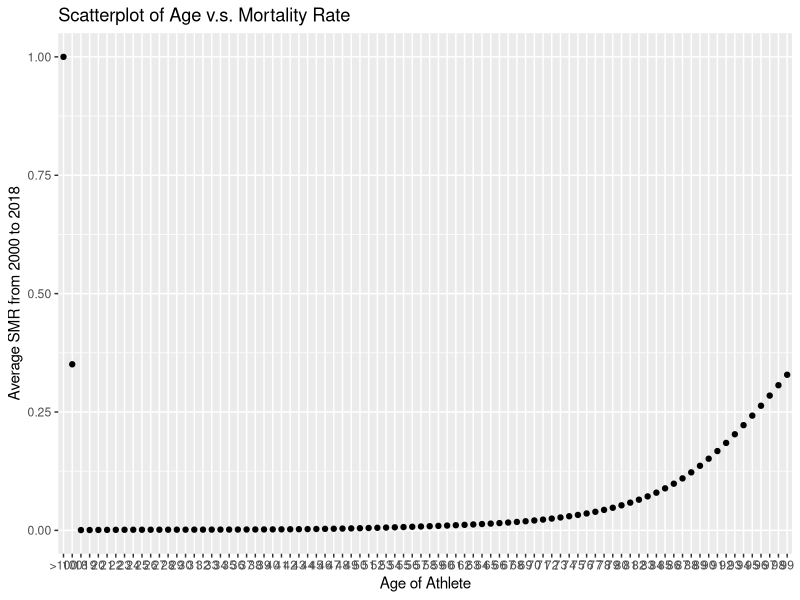
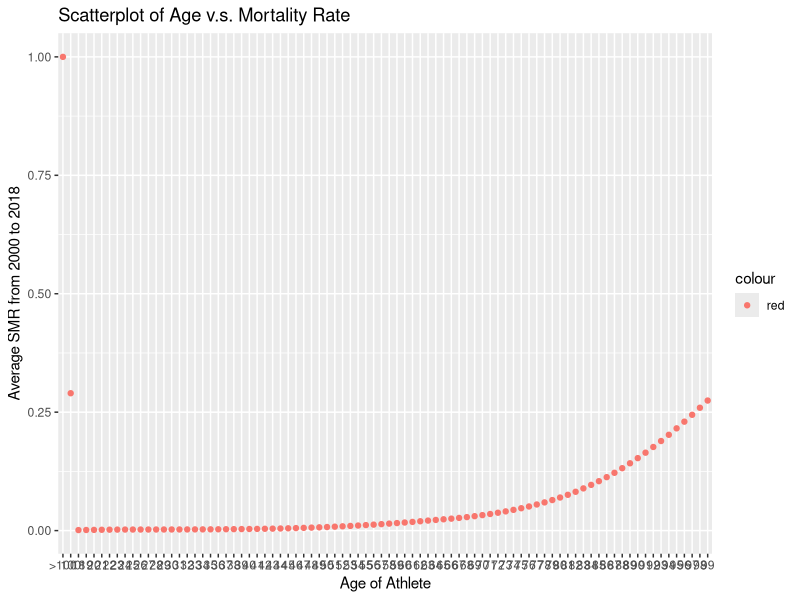

The R source for these figures, in order:
library("ggplot2")
library(openxlsx)
library(readxl)
library(tidyverse)
library(dplyr)

#White athlete graph
white_mortality <- read_excel("data/WHITEMortalityUSA2000to2018.xlsx")
View(white_mortality)
names(white_mortality)[1] <- "age"
ggplot(white_mortality, aes(x = age, y = Averages)) +
  geom_point() +
  labs(x = 'Age of Athlete', y = 'Average SMR from 2000 to 2018', title = 'Scatterplot of Age v.s. Mortality Rate')

#Black athlete graph
black_mortality <- read_excel("data/BLACKMortalityUSA2000to2018.xlsx")
View(black_mortality)
names(black_mortality)[1] <- "age"
ggplot(black_mortality, aes(x = age, y = Averages, color = "red")) +
  geom_point() +
  labs(x = 'Age of Athlete', y = 'Average SMR from 2000 to 2018', title = 'Scatterplot of Age v.s. Mortality Rate')

#I decided to include these charts in order to compare not only the change in mortality rates over time for
#These athletes, but also to show the differences in the trends over time between black and white players respectively. 
#By doing so, we are able to see how another factor such as race can play a role in determining the long term health 
#Of these athletes, and how it compares between the two races. It also raises the question whether or not it is the
#Race itself or other determining factors such as average household income and access to healthcare that are to blame for 
#the differences.

  